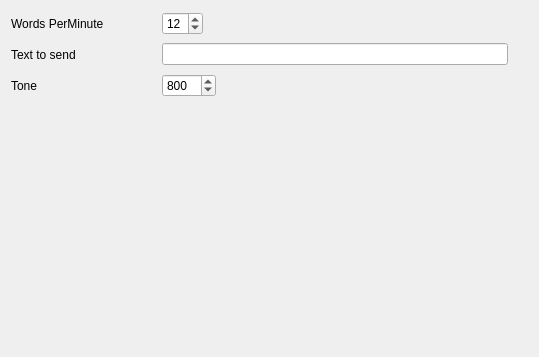
<?xml version="1.0" encoding="UTF-8"?>
<ui version="4.0">
 <class>cwConfig</class>
 <widget class="QWidget" name="cwConfig">
  <property name="geometry">
   <rect>
    <x>0</x>
    <y>0</y>
    <width>539</width>
    <height>357</height>
   </rect>
  </property>
  <property name="windowTitle">
   <string>Dialog</string>
  </property>
  <layout class="QVBoxLayout" name="verticalLayout">
   <item>
    <layout class="QHBoxLayout" name="_3">
     <property name="spacing">
      <number>6</number>
     </property>
     <property name="leftMargin">
      <number>0</number>
     </property>
     <property name="topMargin">
      <number>0</number>
     </property>
     <property name="rightMargin">
      <number>0</number>
     </property>
     <property name="bottomMargin">
      <number>0</number>
     </property>
     <item>
      <widget class="QLabel" name="wpmLabel">
       <property name="sizePolicy">
        <sizepolicy hsizetype="Fixed" vsizetype="Fixed">
         <horstretch>0</horstretch>
         <verstretch>0</verstretch>
        </sizepolicy>
       </property>
       <property name="minimumSize">
        <size>
         <width>145</width>
         <height>25</height>
        </size>
       </property>
       <property name="text">
        <string>Words PerMinute</string>
       </property>
       <property name="wordWrap">
        <bool>false</bool>
       </property>
      </widget>
     </item>
     <item>
      <widget class="QSpinBox" name="cwWPMSpinBox">
       <property name="minimum">
        <number>4</number>
       </property>
       <property name="maximum">
        <number>30</number>
       </property>
       <property name="value">
        <number>12</number>
       </property>
      </widget>
     </item>
     <item>
      <spacer>
       <property name="orientation">
        <enum>Qt::Horizontal</enum>
       </property>
       <property name="sizeType">
        <enum>QSizePolicy::Expanding</enum>
       </property>
       <property name="sizeHint" stdset="0">
        <size>
         <width>20</width>
         <height>20</height>
        </size>
       </property>
      </spacer>
     </item>
    </layout>
   </item>
   <item>
    <layout class="QHBoxLayout" name="_2" stretch="0,1,0">
     <property name="spacing">
      <number>6</number>
     </property>
     <property name="leftMargin">
      <number>0</number>
     </property>
     <property name="topMargin">
      <number>0</number>
     </property>
     <property name="rightMargin">
      <number>0</number>
     </property>
     <property name="bottomMargin">
      <number>0</number>
     </property>
     <item>
      <widget class="QLabel" name="textToSendLabel">
       <property name="sizePolicy">
        <sizepolicy hsizetype="Fixed" vsizetype="Fixed">
         <horstretch>0</horstretch>
         <verstretch>0</verstretch>
        </sizepolicy>
       </property>
       <property name="minimumSize">
        <size>
         <width>145</width>
         <height>25</height>
        </size>
       </property>
       <property name="text">
        <string>Text to send</string>
       </property>
       <property name="wordWrap">
        <bool>false</bool>
       </property>
      </widget>
     </item>
     <item>
      <widget class="QLineEdit" name="cwTextLineEdit"/>
     </item>
     <item>
      <spacer>
       <property name="orientation">
        <enum>Qt::Horizontal</enum>
       </property>
       <property name="sizeType">
        <enum>QSizePolicy::Expanding</enum>
       </property>
       <property name="sizeHint" stdset="0">
        <size>
         <width>20</width>
         <height>20</height>
        </size>
       </property>
      </spacer>
     </item>
    </layout>
   </item>
   <item>
    <layout class="QHBoxLayout">
     <property name="spacing">
      <number>6</number>
     </property>
     <property name="leftMargin">
      <number>0</number>
     </property>
     <property name="topMargin">
      <number>0</number>
     </property>
     <property name="rightMargin">
      <number>0</number>
     </property>
     <property name="bottomMargin">
      <number>0</number>
     </property>
     <item>
      <widget class="QLabel" name="toneLabel">
       <property name="sizePolicy">
        <sizepolicy hsizetype="Fixed" vsizetype="Fixed">
         <horstretch>0</horstretch>
         <verstretch>0</verstretch>
        </sizepolicy>
       </property>
       <property name="minimumSize">
        <size>
         <width>145</width>
         <height>25</height>
        </size>
       </property>
       <property name="text">
        <string>Tone</string>
       </property>
       <property name="wordWrap">
        <bool>false</bool>
       </property>
      </widget>
     </item>
     <item>
      <widget class="QSpinBox" name="cwToneSpinBox">
       <property name="minimum">
        <number>300</number>
       </property>
       <property name="maximum">
        <number>2300</number>
       </property>
       <property name="singleStep">
        <number>50</number>
       </property>
       <property name="value">
        <number>800</number>
       </property>
      </widget>
     </item>
     <item>
      <spacer>
       <property name="orientation">
        <enum>Qt::Horizontal</enum>
       </property>
       <property name="sizeType">
        <enum>QSizePolicy::Expanding</enum>
       </property>
       <property name="sizeHint" stdset="0">
        <size>
         <width>20</width>
         <height>20</height>
        </size>
       </property>
      </spacer>
     </item>
    </layout>
   </item>
   <item>
    <spacer name="spacer">
     <property name="orientation">
      <enum>Qt::Vertical</enum>
     </property>
     <property name="sizeType">
      <enum>QSizePolicy::Expanding</enum>
     </property>
     <property name="sizeHint" stdset="0">
      <size>
       <width>20</width>
       <height>54</height>
      </size>
     </property>
    </spacer>
   </item>
  </layout>
 </widget>
 <resources/>
 <connections/>
</ui>
